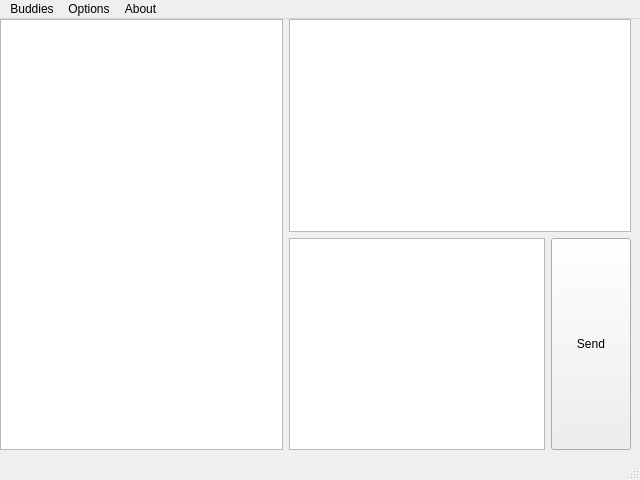
<?xml version="1.0" encoding="UTF-8"?>
<ui version="4.0">
 <class>MainWindow</class>
 <widget class="QMainWindow" name="MainWindow">
  <property name="enabled">
   <bool>true</bool>
  </property>
  <property name="geometry">
   <rect>
    <x>0</x>
    <y>0</y>
    <width>640</width>
    <height>480</height>
   </rect>
  </property>
  <property name="sizePolicy">
   <sizepolicy hsizetype="Fixed" vsizetype="Fixed">
    <horstretch>0</horstretch>
    <verstretch>0</verstretch>
   </sizepolicy>
  </property>
  <property name="windowTitle">
   <string>BitMail</string>
  </property>
  <property name="locale">
   <locale language="English" country="UnitedStates"/>
  </property>
  <widget class="QWidget" name="centralwidget">
   <property name="sizePolicy">
    <sizepolicy hsizetype="Preferred" vsizetype="Preferred">
     <horstretch>0</horstretch>
     <verstretch>0</verstretch>
    </sizepolicy>
   </property>
   <widget class="QWidget" name="horizontalLayoutWidget">
    <property name="geometry">
     <rect>
      <x>0</x>
      <y>0</y>
      <width>631</width>
      <height>431</height>
     </rect>
    </property>
    <layout class="QHBoxLayout" name="horizontalLayout">
     <property name="sizeConstraint">
      <enum>QLayout::SetDefaultConstraint</enum>
     </property>
     <item>
      <widget class="QListWidget" name="listWidget">
       <property name="sizePolicy">
        <sizepolicy hsizetype="Expanding" vsizetype="Preferred">
         <horstretch>0</horstretch>
         <verstretch>0</verstretch>
        </sizepolicy>
       </property>
       <property name="viewMode">
        <enum>QListView::ListMode</enum>
       </property>
      </widget>
     </item>
     <item>
      <layout class="QVBoxLayout" name="verticalLayout">
       <item>
        <widget class="QListWidget" name="listWidget_2">
         <property name="sizePolicy">
          <sizepolicy hsizetype="Expanding" vsizetype="Preferred">
           <horstretch>0</horstretch>
           <verstretch>0</verstretch>
          </sizepolicy>
         </property>
         <property name="font">
          <font>
           <family>Arial</family>
           <pointsize>12</pointsize>
           <weight>50</weight>
           <bold>false</bold>
          </font>
         </property>
        </widget>
       </item>
       <item>
        <layout class="QHBoxLayout" name="horizontalLayout_2">
         <item>
          <widget class="QTextEdit" name="textEdit">
           <property name="sizePolicy">
            <sizepolicy hsizetype="Expanding" vsizetype="Preferred">
             <horstretch>0</horstretch>
             <verstretch>0</verstretch>
            </sizepolicy>
           </property>
           <property name="font">
            <font>
             <family>Arial</family>
             <pointsize>12</pointsize>
             <weight>50</weight>
             <italic>true</italic>
             <bold>false</bold>
            </font>
           </property>
           <property name="cursor" stdset="0">
            <cursorShape>IBeamCursor</cursorShape>
           </property>
          </widget>
         </item>
         <item>
          <widget class="QPushButton" name="pushButton">
           <property name="sizePolicy">
            <sizepolicy hsizetype="Minimum" vsizetype="Preferred">
             <horstretch>0</horstretch>
             <verstretch>0</verstretch>
            </sizepolicy>
           </property>
           <property name="text">
            <string>Send</string>
           </property>
          </widget>
         </item>
        </layout>
       </item>
      </layout>
     </item>
    </layout>
   </widget>
  </widget>
  <widget class="QMenuBar" name="menubar">
   <property name="geometry">
    <rect>
     <x>0</x>
     <y>0</y>
     <width>640</width>
     <height>21</height>
    </rect>
   </property>
   <widget class="QMenu" name="menuAddFriend">
    <property name="title">
     <string>Buddies</string>
    </property>
    <addaction name="actionAdd"/>
    <addaction name="actionRemove"/>
    <addaction name="actionView"/>
    <addaction name="separator"/>
    <addaction name="actionRequest"/>
    <addaction name="separator"/>
    <addaction name="actionQrcode"/>
   </widget>
   <widget class="QMenu" name="menuOptions">
    <property name="title">
     <string>Options</string>
    </property>
    <addaction name="actionNetwork"/>
    <addaction name="separator"/>
    <addaction name="actionProfile"/>
    <addaction name="separator"/>
    <addaction name="actionQrcode_2"/>
   </widget>
   <widget class="QMenu" name="menuAbout">
    <property name="title">
     <string>About</string>
    </property>
    <addaction name="actionHelp"/>
    <addaction name="actionVersion"/>
    <addaction name="actionThanks"/>
    <addaction name="actionDonation"/>
   </widget>
   <addaction name="menuAddFriend"/>
   <addaction name="menuOptions"/>
   <addaction name="menuAbout"/>
  </widget>
  <widget class="QStatusBar" name="statusbar"/>
  <action name="actionAdd">
   <property name="text">
    <string>Add</string>
   </property>
  </action>
  <action name="actionRemove">
   <property name="text">
    <string>Remove</string>
   </property>
  </action>
  <action name="actionView">
   <property name="text">
    <string>View</string>
   </property>
  </action>
  <action name="actionNetwork">
   <property name="text">
    <string>Network</string>
   </property>
  </action>
  <action name="actionProfile">
   <property name="text">
    <string>Profile</string>
   </property>
  </action>
  <action name="actionHelp">
   <property name="text">
    <string>Help</string>
   </property>
  </action>
  <action name="actionVersion">
   <property name="text">
    <string>Version</string>
   </property>
  </action>
  <action name="actionThanks">
   <property name="text">
    <string>Thanks</string>
   </property>
  </action>
  <action name="actionDonation">
   <property name="text">
    <string>Donation</string>
   </property>
  </action>
  <action name="actionRequest">
   <property name="text">
    <string>Request</string>
   </property>
  </action>
  <action name="actionQrcode">
   <property name="text">
    <string>Qrcode</string>
   </property>
  </action>
  <action name="actionQrcode_2">
   <property name="text">
    <string>Qrcode</string>
   </property>
  </action>
 </widget>
 <resources/>
 <connections/>
</ui>
